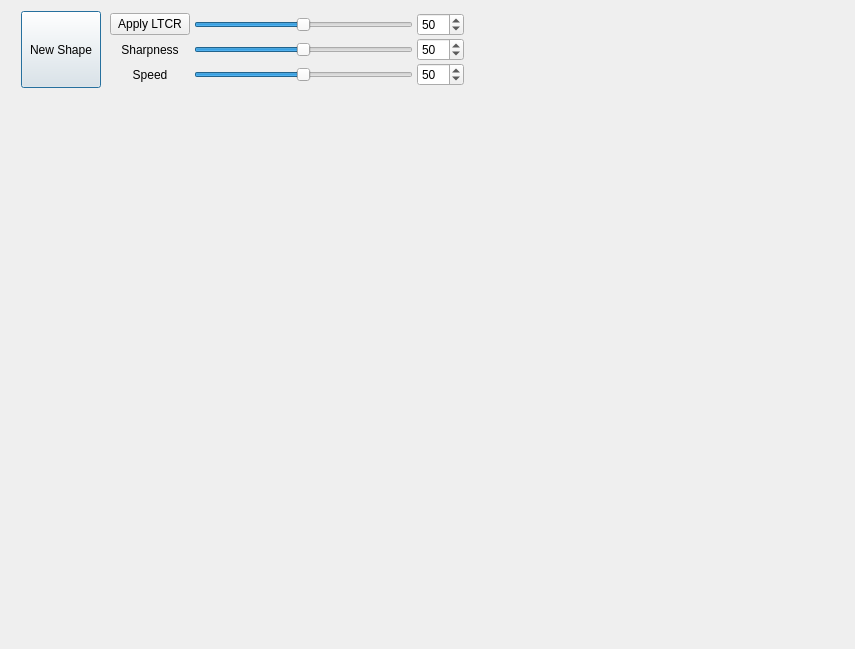
<?xml version="1.0" encoding="UTF-8"?>
<ui version="4.0">
 <class>MainWindow</class>
 <widget class="QDialog" name="MainWindow">
  <property name="geometry">
   <rect>
    <x>0</x>
    <y>0</y>
    <width>855</width>
    <height>649</height>
   </rect>
  </property>
  <property name="windowTitle">
   <string>Dialog</string>
  </property>
  <layout class="QVBoxLayout" name="verticalLayout">
   <item>
    <widget class="QWidget" name="widget" native="true">
     <property name="sizePolicy">
      <sizepolicy hsizetype="Preferred" vsizetype="Fixed">
       <horstretch>0</horstretch>
       <verstretch>0</verstretch>
      </sizepolicy>
     </property>
     <layout class="QHBoxLayout" name="horizontalLayout">
      <property name="spacing">
       <number>0</number>
      </property>
      <property name="leftMargin">
       <number>10</number>
      </property>
      <property name="topMargin">
       <number>0</number>
      </property>
      <property name="rightMargin">
       <number>0</number>
      </property>
      <property name="bottomMargin">
       <number>0</number>
      </property>
      <item>
       <widget class="QPushButton" name="newShape">
        <property name="sizePolicy">
         <sizepolicy hsizetype="Minimum" vsizetype="MinimumExpanding">
          <horstretch>0</horstretch>
          <verstretch>0</verstretch>
         </sizepolicy>
        </property>
        <property name="text">
         <string>New Shape</string>
        </property>
       </widget>
      </item>
      <item>
       <widget class="QWidget" name="widget_5" native="true">
        <property name="sizePolicy">
         <sizepolicy hsizetype="Preferred" vsizetype="Fixed">
          <horstretch>0</horstretch>
          <verstretch>0</verstretch>
         </sizepolicy>
        </property>
        <layout class="QGridLayout" name="gridLayout">
         <property name="topMargin">
          <number>2</number>
         </property>
         <property name="bottomMargin">
          <number>2</number>
         </property>
         <property name="horizontalSpacing">
          <number>4</number>
         </property>
         <property name="verticalSpacing">
          <number>2</number>
         </property>
         <item row="2" column="0">
          <widget class="QLabel" name="label">
           <property name="text">
            <string>Sharpness</string>
           </property>
           <property name="alignment">
            <set>Qt::AlignCenter</set>
           </property>
          </widget>
         </item>
         <item row="1" column="1">
          <widget class="QSlider" name="ltcr">
           <property name="maximum">
            <number>100</number>
           </property>
           <property name="value">
            <number>50</number>
           </property>
           <property name="orientation">
            <enum>Qt::Horizontal</enum>
           </property>
          </widget>
         </item>
         <item row="3" column="1">
          <widget class="QSlider" name="speed">
           <property name="maximum">
            <number>100</number>
           </property>
           <property name="value">
            <number>50</number>
           </property>
           <property name="orientation">
            <enum>Qt::Horizontal</enum>
           </property>
          </widget>
         </item>
         <item row="2" column="2">
          <widget class="QSpinBox" name="sharpnessValue">
           <property name="maximum">
            <number>100</number>
           </property>
           <property name="value">
            <number>50</number>
           </property>
          </widget>
         </item>
         <item row="1" column="2">
          <widget class="QSpinBox" name="ltcrValue">
           <property name="maximum">
            <number>100</number>
           </property>
           <property name="value">
            <number>50</number>
           </property>
          </widget>
         </item>
         <item row="2" column="1">
          <widget class="QSlider" name="sharpness">
           <property name="maximum">
            <number>100</number>
           </property>
           <property name="value">
            <number>50</number>
           </property>
           <property name="orientation">
            <enum>Qt::Horizontal</enum>
           </property>
          </widget>
         </item>
         <item row="3" column="0">
          <widget class="QLabel" name="label_2">
           <property name="text">
            <string>Speed</string>
           </property>
           <property name="alignment">
            <set>Qt::AlignCenter</set>
           </property>
          </widget>
         </item>
         <item row="3" column="2">
          <widget class="QSpinBox" name="speedValue">
           <property name="maximum">
            <number>100</number>
           </property>
           <property name="value">
            <number>50</number>
           </property>
          </widget>
         </item>
         <item row="1" column="0">
          <widget class="QPushButton" name="applyLTCR">
           <property name="text">
            <string>Apply LTCR</string>
           </property>
          </widget>
         </item>
        </layout>
       </widget>
      </item>
      <item>
       <spacer name="horizontalSpacer">
        <property name="orientation">
         <enum>Qt::Horizontal</enum>
        </property>
        <property name="sizeHint" stdset="0">
         <size>
          <width>40</width>
          <height>20</height>
         </size>
        </property>
       </spacer>
      </item>
     </layout>
    </widget>
   </item>
   <item>
    <widget class="QWidget" name="splines" native="true"/>
   </item>
  </layout>
 </widget>
 <resources/>
 <connections>
  <connection>
   <sender>ltcr</sender>
   <signal>valueChanged(int)</signal>
   <receiver>ltcrValue</receiver>
   <slot>setValue(int)</slot>
   <hints>
    <hint type="sourcelabel">
     <x>462</x>
     <y>30</y>
    </hint>
    <hint type="destinationlabel">
     <x>730</x>
     <y>30</y>
    </hint>
   </hints>
  </connection>
  <connection>
   <sender>speed</sender>
   <signal>valueChanged(int)</signal>
   <receiver>speedValue</receiver>
   <slot>setValue(int)</slot>
   <hints>
    <hint type="sourcelabel">
     <x>380</x>
     <y>94</y>
    </hint>
    <hint type="destinationlabel">
     <x>730</x>
     <y>94</y>
    </hint>
   </hints>
  </connection>
  <connection>
   <sender>sharpness</sender>
   <signal>valueChanged(int)</signal>
   <receiver>sharpnessValue</receiver>
   <slot>setValue(int)</slot>
   <hints>
    <hint type="sourcelabel">
     <x>328</x>
     <y>189</y>
    </hint>
    <hint type="destinationlabel">
     <x>502</x>
     <y>188</y>
    </hint>
   </hints>
  </connection>
 </connections>
</ui>
